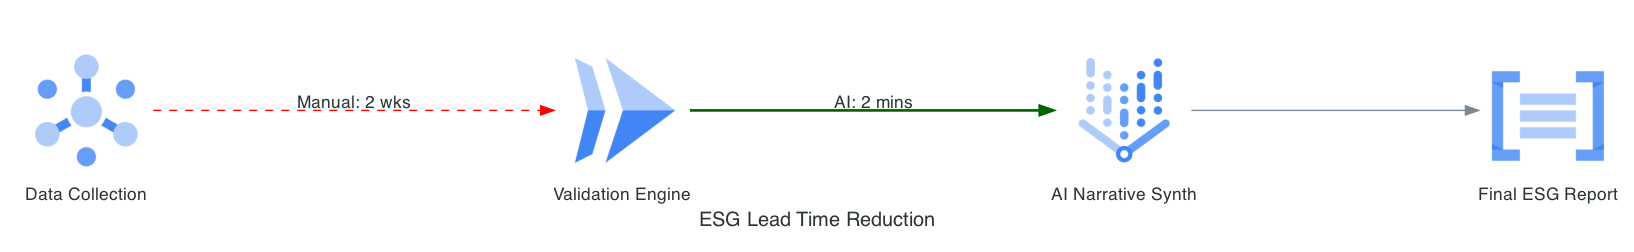

Here is the Python script that generated this plot:
from diagrams import Diagram, Edge
from diagrams.gcp.analytics import Pubsub
from diagrams.gcp.ml import NaturalLanguageAPI, VertexAI
from diagrams.gcp.compute import Run

graph_attr = {"pad": "0.2", "nodesep": "2.0", "ranksep": "3.0", "bgcolor": "transparent"}

with Diagram("ESG Lead Time Reduction", show=False, filename="esg_lead_time", direction="LR", graph_attr=graph_attr):
    ingest = Pubsub("Data Collection")
    process = Run("Validation Engine")
    ai_gen = VertexAI("AI Narrative Synth")
    audit = NaturalLanguageAPI("Final ESG Report")

    ingest >> Edge(label="Manual: 2 wks", color="red", style="dashed") >> process
    process >> Edge(label="AI: 2 mins", color="darkgreen", style="bold") >> ai_gen >> audit
